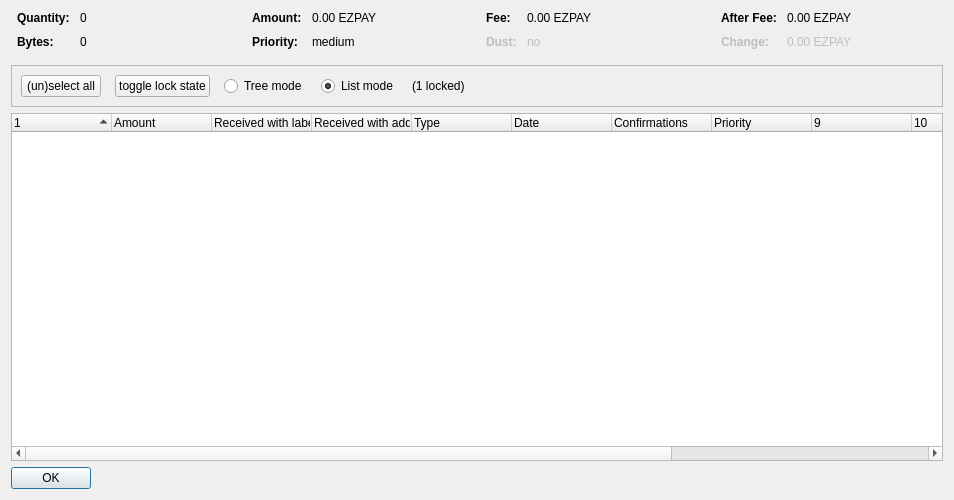
<?xml version="1.0" encoding="UTF-8"?>
<ui version="4.0">
 <class>CoinControlDialog</class>
 <widget class="QDialog" name="CoinControlDialog">
  <property name="geometry">
   <rect>
    <x>0</x>
    <y>0</y>
    <width>954</width>
    <height>500</height>
   </rect>
  </property>
  <property name="windowTitle">
   <string>Coin Selection</string>
  </property>
  <layout class="QVBoxLayout" name="verticalLayout">
   <item>
    <layout class="QHBoxLayout" name="horizontalLayoutTop" stretch="0,0,0,0">
     <property name="topMargin">
      <number>0</number>
     </property>
     <property name="bottomMargin">
      <number>10</number>
     </property>
     <item>
      <layout class="QFormLayout" name="formLayoutCoinControl1">
       <property name="horizontalSpacing">
        <number>10</number>
       </property>
       <property name="verticalSpacing">
        <number>10</number>
       </property>
       <property name="leftMargin">
        <number>6</number>
       </property>
       <property name="rightMargin">
        <number>6</number>
       </property>
       <item row="0" column="0">
        <widget class="QLabel" name="labelCoinControlQuantityText">
         <property name="font">
          <font>
           <weight>75</weight>
           <bold>true</bold>
          </font>
         </property>
         <property name="text">
          <string>Quantity:</string>
         </property>
        </widget>
       </item>
       <item row="0" column="1">
        <widget class="QLabel" name="labelCoinControlQuantity">
         <property name="cursor">
          <cursorShape>IBeamCursor</cursorShape>
         </property>
         <property name="contextMenuPolicy">
          <enum>Qt::ActionsContextMenu</enum>
         </property>
         <property name="text">
          <string notr="true">0</string>
         </property>
         <property name="textInteractionFlags">
          <set>Qt::LinksAccessibleByMouse|Qt::TextSelectableByKeyboard|Qt::TextSelectableByMouse</set>
         </property>
        </widget>
       </item>
       <item row="1" column="0">
        <widget class="QLabel" name="labelCoinControlBytesText">
         <property name="font">
          <font>
           <weight>75</weight>
           <bold>true</bold>
          </font>
         </property>
         <property name="text">
          <string>Bytes:</string>
         </property>
        </widget>
       </item>
       <item row="1" column="1">
        <widget class="QLabel" name="labelCoinControlBytes">
         <property name="cursor">
          <cursorShape>IBeamCursor</cursorShape>
         </property>
         <property name="contextMenuPolicy">
          <enum>Qt::ActionsContextMenu</enum>
         </property>
         <property name="text">
          <string notr="true">0</string>
         </property>
         <property name="textInteractionFlags">
          <set>Qt::LinksAccessibleByMouse|Qt::TextSelectableByKeyboard|Qt::TextSelectableByMouse</set>
         </property>
        </widget>
       </item>
      </layout>
     </item>
     <item>
      <layout class="QFormLayout" name="formLayoutCoinControl2">
       <property name="horizontalSpacing">
        <number>10</number>
       </property>
       <property name="verticalSpacing">
        <number>10</number>
       </property>
       <property name="leftMargin">
        <number>6</number>
       </property>
       <property name="rightMargin">
        <number>6</number>
       </property>
       <item row="0" column="0">
        <widget class="QLabel" name="labelCoinControlAmountText">
         <property name="font">
          <font>
           <weight>75</weight>
           <bold>true</bold>
          </font>
         </property>
         <property name="text">
          <string>Amount:</string>
         </property>
        </widget>
       </item>
       <item row="0" column="1">
        <widget class="QLabel" name="labelCoinControlAmount">
         <property name="cursor">
          <cursorShape>IBeamCursor</cursorShape>
         </property>
         <property name="contextMenuPolicy">
          <enum>Qt::ActionsContextMenu</enum>
         </property>
         <property name="text">
          <string notr="true">0.00 EZPAY</string>
         </property>
         <property name="textInteractionFlags">
          <set>Qt::LinksAccessibleByMouse|Qt::TextSelectableByKeyboard|Qt::TextSelectableByMouse</set>
         </property>
        </widget>
       </item>
       <item row="1" column="0">
        <widget class="QLabel" name="labelCoinControlPriorityText">
         <property name="font">
          <font>
           <weight>75</weight>
           <bold>true</bold>
          </font>
         </property>
         <property name="text">
          <string>Priority:</string>
         </property>
        </widget>
       </item>
       <item row="1" column="1">
        <widget class="QLabel" name="labelCoinControlPriority">
         <property name="cursor">
          <cursorShape>IBeamCursor</cursorShape>
         </property>
         <property name="contextMenuPolicy">
          <enum>Qt::ActionsContextMenu</enum>
         </property>
         <property name="text">
          <string>medium</string>
         </property>
         <property name="textInteractionFlags">
          <set>Qt::LinksAccessibleByMouse|Qt::TextSelectableByKeyboard|Qt::TextSelectableByMouse</set>
         </property>
        </widget>
       </item>
      </layout>
     </item>
     <item>
      <layout class="QFormLayout" name="formLayoutCoinControl3">
       <property name="horizontalSpacing">
        <number>10</number>
       </property>
       <property name="verticalSpacing">
        <number>10</number>
       </property>
       <property name="leftMargin">
        <number>6</number>
       </property>
       <property name="rightMargin">
        <number>6</number>
       </property>
       <item row="0" column="0">
        <widget class="QLabel" name="labelCoinControlFeeText">
         <property name="font">
          <font>
           <weight>75</weight>
           <bold>true</bold>
          </font>
         </property>
         <property name="text">
          <string>Fee:</string>
         </property>
        </widget>
       </item>
       <item row="0" column="1">
        <widget class="QLabel" name="labelCoinControlFee">
         <property name="cursor">
          <cursorShape>IBeamCursor</cursorShape>
         </property>
         <property name="contextMenuPolicy">
          <enum>Qt::ActionsContextMenu</enum>
         </property>
         <property name="text">
          <string notr="true">0.00 EZPAY</string>
         </property>
         <property name="textInteractionFlags">
          <set>Qt::LinksAccessibleByMouse|Qt::TextSelectableByKeyboard|Qt::TextSelectableByMouse</set>
         </property>
        </widget>
       </item>
       <item row="1" column="0">
        <widget class="QLabel" name="labelCoinControlLowOutputText">
         <property name="enabled">
          <bool>false</bool>
         </property>
         <property name="font">
          <font>
           <weight>75</weight>
           <bold>true</bold>
          </font>
         </property>
         <property name="text">
          <string>Dust:</string>
         </property>
        </widget>
       </item>
       <item row="1" column="1">
        <widget class="QLabel" name="labelCoinControlLowOutput">
         <property name="enabled">
          <bool>false</bool>
         </property>
         <property name="cursor">
          <cursorShape>IBeamCursor</cursorShape>
         </property>
         <property name="contextMenuPolicy">
          <enum>Qt::ActionsContextMenu</enum>
         </property>
         <property name="text">
          <string>no</string>
         </property>
         <property name="textInteractionFlags">
          <set>Qt::LinksAccessibleByMouse|Qt::TextSelectableByKeyboard|Qt::TextSelectableByMouse</set>
         </property>
        </widget>
       </item>
      </layout>
     </item>
     <item>
      <layout class="QFormLayout" name="formLayoutCoinControl4">
       <property name="horizontalSpacing">
        <number>10</number>
       </property>
       <property name="verticalSpacing">
        <number>10</number>
       </property>
       <property name="leftMargin">
        <number>6</number>
       </property>
       <property name="rightMargin">
        <number>6</number>
       </property>
       <item row="0" column="0">
        <widget class="QLabel" name="labelCoinControlAfterFeeText">
         <property name="font">
          <font>
           <weight>75</weight>
           <bold>true</bold>
          </font>
         </property>
         <property name="text">
          <string>After Fee:</string>
         </property>
        </widget>
       </item>
       <item row="0" column="1">
        <widget class="QLabel" name="labelCoinControlAfterFee">
         <property name="cursor">
          <cursorShape>IBeamCursor</cursorShape>
         </property>
         <property name="contextMenuPolicy">
          <enum>Qt::ActionsContextMenu</enum>
         </property>
         <property name="text">
          <string notr="true">0.00 EZPAY</string>
         </property>
         <property name="textInteractionFlags">
          <set>Qt::LinksAccessibleByMouse|Qt::TextSelectableByKeyboard|Qt::TextSelectableByMouse</set>
         </property>
        </widget>
       </item>
       <item row="1" column="0">
        <widget class="QLabel" name="labelCoinControlChangeText">
         <property name="enabled">
          <bool>false</bool>
         </property>
         <property name="font">
          <font>
           <weight>75</weight>
           <bold>true</bold>
          </font>
         </property>
         <property name="text">
          <string>Change:</string>
         </property>
        </widget>
       </item>
       <item row="1" column="1">
        <widget class="QLabel" name="labelCoinControlChange">
         <property name="enabled">
          <bool>false</bool>
         </property>
         <property name="cursor">
          <cursorShape>IBeamCursor</cursorShape>
         </property>
         <property name="contextMenuPolicy">
          <enum>Qt::ActionsContextMenu</enum>
         </property>
         <property name="text">
          <string notr="true">0.00 EZPAY</string>
         </property>
         <property name="textInteractionFlags">
          <set>Qt::LinksAccessibleByMouse|Qt::TextSelectableByKeyboard|Qt::TextSelectableByMouse</set>
         </property>
        </widget>
       </item>
      </layout>
     </item>
    </layout>
   </item>
   <item>
    <widget class="QFrame" name="frame">
     <property name="minimumSize">
      <size>
       <width>0</width>
       <height>40</height>
      </size>
     </property>
     <property name="frameShape">
      <enum>QFrame::StyledPanel</enum>
     </property>
     <property name="frameShadow">
      <enum>QFrame::Sunken</enum>
     </property>
     <layout class="QHBoxLayout" name="horizontalLayout">
      <item>
       <layout class="QHBoxLayout" name="horizontalLayoutPanel" stretch="0,0,0,0,0,0">
        <property name="spacing">
         <number>14</number>
        </property>
        <item>
         <widget class="QPushButton" name="pushButtonSelectAll">
          <property name="sizePolicy">
           <sizepolicy hsizetype="Maximum" vsizetype="Fixed">
            <horstretch>0</horstretch>
            <verstretch>0</verstretch>
           </sizepolicy>
          </property>
          <property name="text">
           <string>(un)select all</string>
          </property>
          <property name="autoDefault">
           <bool>false</bool>
          </property>
         </widget>
        </item>
        <item>
         <widget class="QPushButton" name="pushButtonToggleLock">
          <property name="sizePolicy">
           <sizepolicy hsizetype="Maximum" vsizetype="Fixed">
            <horstretch>0</horstretch>
            <verstretch>0</verstretch>
           </sizepolicy>
          </property>
          <property name="text">
           <string>toggle lock state</string>
          </property>
          <property name="autoDefault">
           <bool>false</bool>
          </property>
         </widget>
        </item>
        <item>
         <widget class="QRadioButton" name="radioTreeMode">
          <property name="sizePolicy">
           <sizepolicy hsizetype="Maximum" vsizetype="Fixed">
            <horstretch>0</horstretch>
            <verstretch>0</verstretch>
           </sizepolicy>
          </property>
          <property name="text">
           <string>Tree mode</string>
          </property>
         </widget>
        </item>
        <item>
         <widget class="QRadioButton" name="radioListMode">
          <property name="sizePolicy">
           <sizepolicy hsizetype="Maximum" vsizetype="Fixed">
            <horstretch>0</horstretch>
            <verstretch>0</verstretch>
           </sizepolicy>
          </property>
          <property name="text">
           <string>List mode</string>
          </property>
          <property name="checked">
           <bool>true</bool>
          </property>
         </widget>
        </item>
        <item>
         <widget class="QLabel" name="labelLocked">
          <property name="text">
           <string>(1 locked)</string>
          </property>
         </widget>
        </item>
        <item>
         <spacer name="horizontalSpacer">
          <property name="orientation">
           <enum>Qt::Horizontal</enum>
          </property>
          <property name="sizeHint" stdset="0">
           <size>
            <width>40</width>
            <height>20</height>
           </size>
          </property>
         </spacer>
        </item>
       </layout>
      </item>
     </layout>
    </widget>
   </item>
   <item>
    <widget class="CoinControlTreeWidget" name="treeWidget">
     <property name="contextMenuPolicy">
      <enum>Qt::CustomContextMenu</enum>
     </property>
     <property name="sortingEnabled">
      <bool>false</bool>
     </property>
     <property name="columnCount">
      <number>13</number>
     </property>
     <attribute name="headerShowSortIndicator" stdset="0">
      <bool>true</bool>
     </attribute>
     <attribute name="headerStretchLastSection">
      <bool>false</bool>
     </attribute>
     <column>
      <property name="text">
       <string/>
      </property>
     </column>
     <column>
      <property name="text">
       <string>Amount</string>
      </property>
     </column>
     <column>
      <property name="text">
       <string>Received with label</string>
      </property>
     </column>
     <column>
      <property name="text">
       <string>Received with address</string>
      </property>
     </column>
     <column>
      <property name="text">
	<string>Type</string>
      </property>
     </column>
     <column>
      <property name="text">	 
       <string>Date</string>
      </property>
     </column>
     <column>
      <property name="text">
       <string>Confirmations</string>
      </property>
      <property name="toolTip">
       <string>Confirmed</string>
      </property>
     </column>
     <column>
      <property name="text">
       <string>Priority</string>
      </property>
     </column>
     <column>
      <property name="text">
       <string/>
      </property>
     </column>
     <column>
      <property name="text">
       <string/>
      </property>
     </column>
     <column>
      <property name="text">
       <string/>
      </property>
     </column>
     <column>
      <property name="text">
       <string/>
      </property>
     </column>
     <column>
      <property name="text">
       <string/>
      </property>
     </column>
    </widget>
   </item>
   <item>
    <widget class="QDialogButtonBox" name="buttonBox">
     <property name="sizePolicy">
      <sizepolicy hsizetype="Maximum" vsizetype="Fixed">
       <horstretch>0</horstretch>
       <verstretch>0</verstretch>
      </sizepolicy>
     </property>
     <property name="orientation">
      <enum>Qt::Horizontal</enum>
     </property>
     <property name="standardButtons">
      <set>QDialogButtonBox::Ok</set>
     </property>
    </widget>
   </item>
  </layout>
 </widget>
 <customwidgets>
  <customwidget>
   <class>CoinControlTreeWidget</class>
   <extends>QTreeWidget</extends>
   <header>coincontroltreewidget.h</header>
  </customwidget>
 </customwidgets>
 <resources/>
 <connections/>
</ui>
